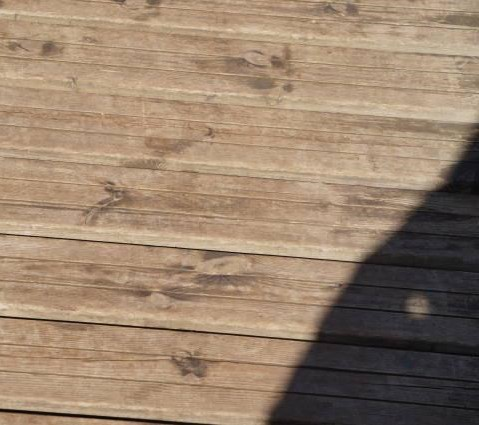
#> input picture s6.jpg, 479 x 425 px
$ python RemoveShadows.py
#> lines starting #> are read from the running program, lines starting #| are printed output that depends on the picture
import numpy as np
import cv2
from tkinter import *
from tkinter import filedialog
import math

# image = []
height,width = 300,300
#37,64,150
image = cv2.imread('s6.jpg',-1)
#> image is the input picture: shape (425, 479, 3); mean B, G, R 109.6, 131.1, 153.9
# image = cv2.imread('Datasets/SBU-shadow/SBUTrain4KRecoveredSmall/ShadowImages/lssd401.jpg',-1)
image = cv2.resize(image,(300,300))
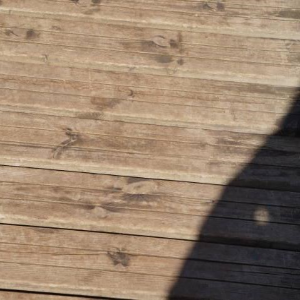
#> image: shape (300, 300, 3); mean B, G, R 109.5, 131, 153.7

# [111 lines left out: functions openFile, getRange, shadowRemovalFunction, not called in this run]

mainWindow = Tk()
mainWindow.geometry("300x200")
mainWindow.title("Computer Vision - Project")
innerTitle = Label(mainWindow,text="Shadow Removal",font=('arial',12,'bold')).place(x=50,y=10)
openBtn = Button(mainWindow,text="Select an image",relief=RAISED,command=openFile).place(x=50,y=50)
runBtn = Button(mainWindow,text="Remove Shadow",relief=RAISED,command=shadowRemovalFunction).place(x=50,y=90)
mainWindow.mainloop()

$ run again, with s7.jpg copied over s6.jpg
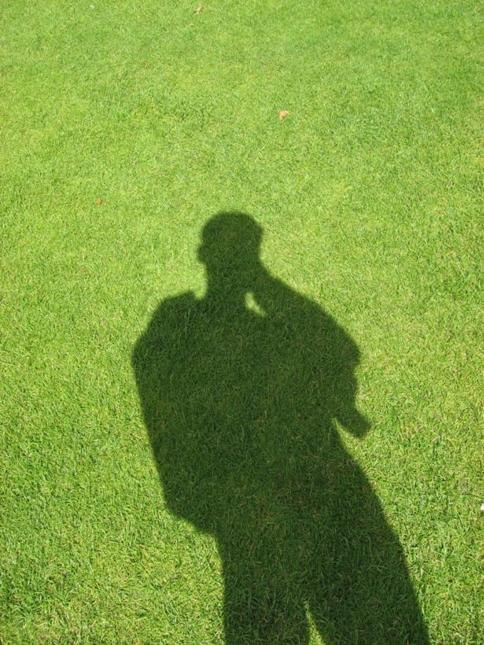
#> input picture s7.jpg, 484 x 645 px
#> image is the input picture: shape (645, 484, 3); mean B, G, R 62.5, 155.1, 123.4
#> `image = cv2.resize(image,(300,300))`:
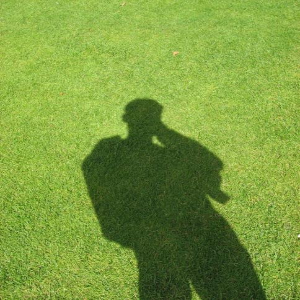
#> image: shape (300, 300, 3); mean B, G, R 62.4, 155, 123.3
